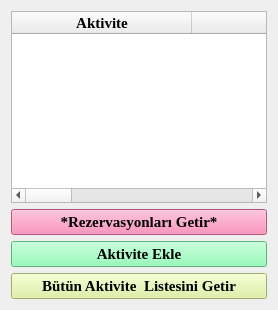
        <widget class="QWidget" name="tab">
         <attribute name="title">
          <string>Aktiviteler</string>
         </attribute>
         <layout class="QGridLayout" name="gridLayout_3">
          <item row="0" column="0">
           <widget class="QTableWidget" name="aktivite_tableWidget">
            <property name="font">
             <font>
              <family>Times New Roman</family>
              <pointsize>11</pointsize>
              <weight>75</weight>
              <bold>true</bold>
             </font>
            </property>
            <property name="editTriggers">
             <set>QAbstractItemView::DoubleClicked</set>
            </property>
            <property name="alternatingRowColors">
             <bool>true</bool>
            </property>
            <property name="selectionMode">
             <enum>QAbstractItemView::SingleSelection</enum>
            </property>
            <property name="selectionBehavior">
             <enum>QAbstractItemView::SelectRows</enum>
            </property>
            <property name="verticalScrollMode">
             <enum>QAbstractItemView::ScrollPerPixel</enum>
            </property>
            <property name="horizontalScrollMode">
             <enum>QAbstractItemView::ScrollPerPixel</enum>
            </property>
            <property name="showGrid">
             <bool>false</bool>
            </property>
            <property name="gridStyle">
             <enum>Qt::CustomDashLine</enum>
            </property>
            <property name="sortingEnabled">
             <bool>false</bool>
            </property>
            <property name="rowCount">
             <number>0</number>
            </property>
            <attribute name="horizontalHeaderDefaultSectionSize">
             <number>180</number>
            </attribute>
            <attribute name="horizontalHeaderHighlightSections">
             <bool>true</bool>
            </attribute>
            <attribute name="horizontalHeaderStretchLastSection">
             <bool>true</bool>
            </attribute>
            <attribute name="verticalHeaderVisible">
             <bool>false</bool>
            </attribute>
            <attribute name="verticalHeaderDefaultSectionSize">
             <number>23</number>
            </attribute>
            <attribute name="verticalHeaderMinimumSectionSize">
             <number>20</number>
            </attribute>
            <attribute name="verticalHeaderStretchLastSection">
             <bool>false</bool>
            </attribute>
            <column>
             <property name="text">
              <string>Aktivite</string>
             </property>
            </column>
            <column>
             <property name="text">
              <string>TL</string>
             </property>
            </column>
            <column>
             <property name="text">
              <string>DOLAR</string>
             </property>
            </column>
            <column>
             <property name="text">
              <string>EURO</string>
             </property>
            </column>
            <column>
             <property name="text">
              <string>KART</string>
             </property>
            </column>
            <column>
             <property name="text">
              <string>Güncelle</string>
             </property>
            </column>
            <column>
             <property name="text">
              <string>Sil</string>
             </property>
            </column>
           </widget>
          </item>
          <item row="3" column="0">
           <widget class="QPushButton" name="aktiviteListele_pushButton">
            <property name="sizePolicy">
             <sizepolicy hsizetype="Minimum" vsizetype="Fixed">
              <horstretch>0</horstretch>
              <verstretch>0</verstretch>
             </sizepolicy>
            </property>
            <property name="font">
             <font>
              <family>Times New Roman</family>
              <pointsize>11</pointsize>
              <weight>75</weight>
              <bold>true</bold>
             </font>
            </property>
            <property name="styleSheet">
             <string notr="true">background-color:rgb(220,240,150)</string>
            </property>
            <property name="text">
             <string>Bütün Aktivite  Listesini Getir</string>
            </property>
           </widget>
          </item>
          <item row="2" column="0">
           <widget class="QPushButton" name="aktEkle_pushButton">
            <property name="sizePolicy">
             <sizepolicy hsizetype="Minimum" vsizetype="Fixed">
              <horstretch>0</horstretch>
              <verstretch>0</verstretch>
             </sizepolicy>
            </property>
            <property name="font">
             <font>
              <family>Times New Roman</family>
              <pointsize>11</pointsize>
              <weight>75</weight>
              <bold>true</bold>
             </font>
            </property>
            <property name="styleSheet">
             <string notr="true">background-color:rgb(125, 250, 170)</string>
            </property>
            <property name="text">
             <string>Aktivite Ekle</string>
            </property>
           </widget>
          </item>
          <item row="1" column="0">
           <widget class="QPushButton" name="aktivitedenRezGetir_pushButton">
            <property name="sizePolicy">
             <sizepolicy hsizetype="Minimum" vsizetype="Fixed">
              <horstretch>0</horstretch>
              <verstretch>0</verstretch>
             </sizepolicy>
            </property>
            <property name="font">
             <font>
              <family>Times New Roman</family>
              <pointsize>11</pointsize>
              <weight>75</weight>
              <bold>true</bold>
             </font>
            </property>
            <property name="styleSheet">
             <string notr="true">background-color:rgb(250, 120, 170)</string>
            </property>
            <property name="text">
             <string>*Rezervasyonları Getir*</string>
            </property>
           </widget>
          </item>
         </layout>
        </widget>
